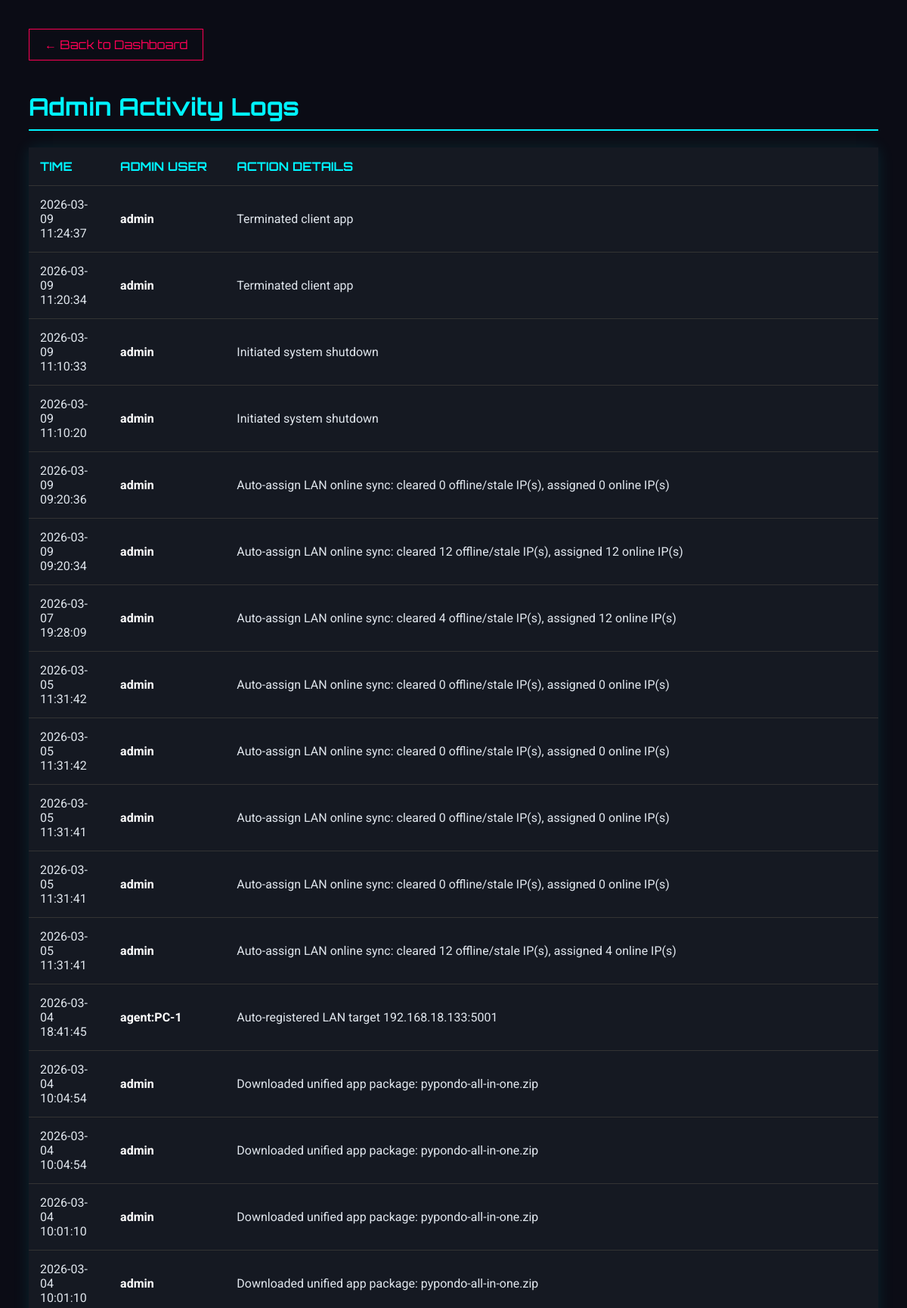
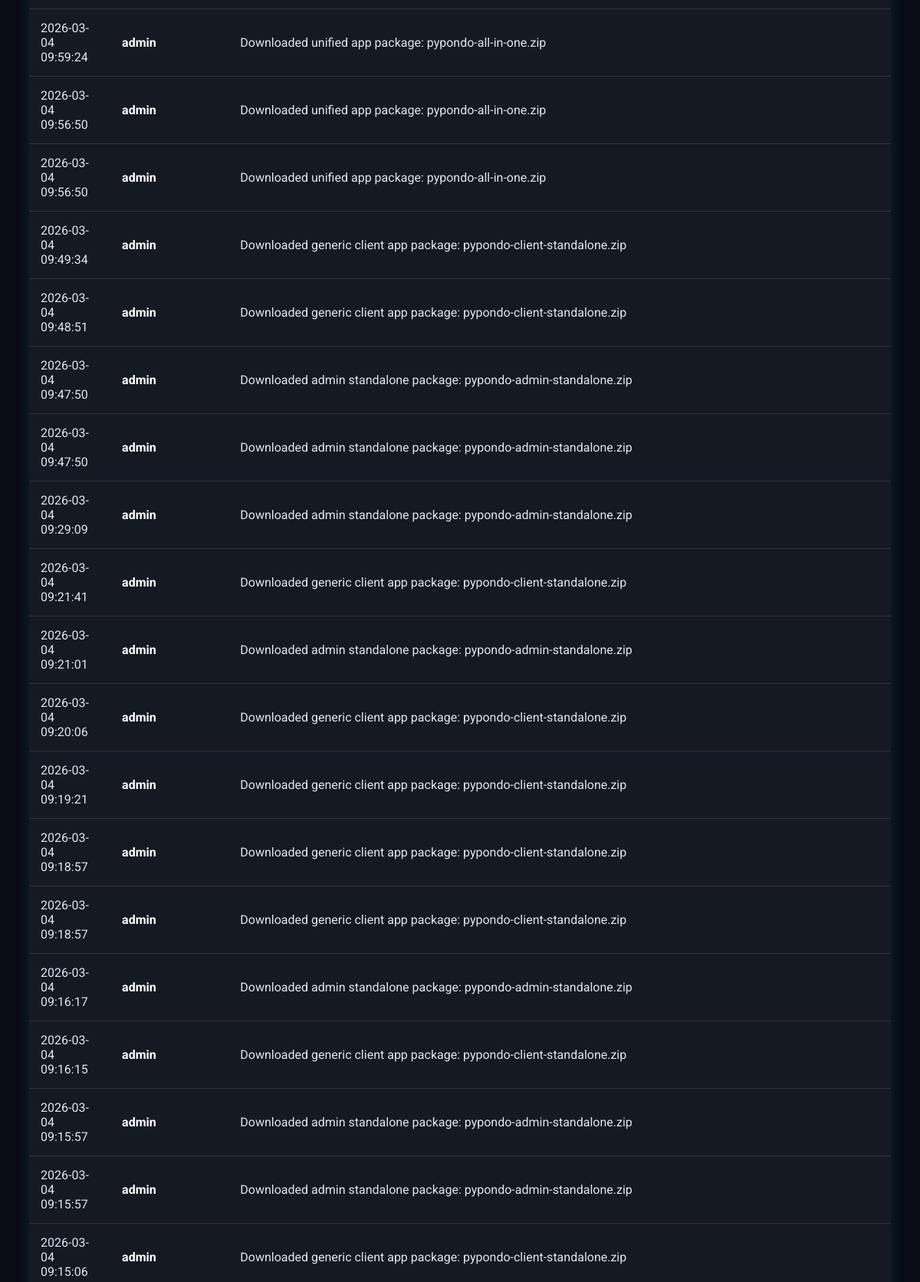
The app's page /logs (signed in, upper part) with its own data (2 pictures, top to bottom).
### app.py (models this page shows)
class AdminLog(db.Model):
    id = db.Column(db.Integer, primary_key=True)
    admin_name = db.Column(db.String(80))
    action = db.Column(db.String(255))
    timestamp = db.Column(db.DateTime, default=datetime.now)

### app.py (the view)
@app.route('/logs')
@login_required
def view_logs():
    if not current_user.is_admin: return redirect(url_for('index'))
    logs = AdminLog.query.order_by(AdminLog.timestamp.desc()).all()
    return render_template('logs.html', logs=logs)

### app.py (called while the page is built, shortened)
@login_manager.user_loader
def load_user(user_id):
    return db.session.get(User, int(user_id))

@app.before_request
def bootstrap_schema():
    if not getattr(app, "_schema_ready", False):
        db.create_all()
        ensure_pc_lan_ip_column()
        ensure_booking_date_column()
        ensure_session_last_charged_at_column()
        app._schema_ready = True

def start_periodic_billing():
    global _billing_thread_started
    if _billing_thread_started:
        return

@app.before_request
def ensure_billing_started():
    start_periodic_billing()

### templates/logs.html (shortened to what this page needs)
<!DOCTYPE html>
<html lang="en">
<head>
</head>
<body>
    <a href="/" class="back-btn">← Back to Dashboard</a>
    <h1>Admin Activity Logs</h1>
    <table>
        <thead>
            <tr>
                <th>Time</th>
                <th>Admin User</th>
                <th>Action Details</th>
            </tr>
        </thead>
        <tbody>
            {% for log in logs %}
            <tr>
                <td>{{ log.timestamp.strftime('%Y-%m-%d %H:%M:%S') }}</td>
                <td style="font-weight: bold; color: white;">{{ log.admin_name }}</td>
                <td>{{ log.action }}</td>
            </tr>
            {% else %}
            <tr>
                <td colspan="3" style="text-align:center; color:#666;">No logs found.</td>
            </tr>
            {% endfor %}
        </tbody>
    </table>
</body>
</html>

### templates/logs.html (style rules this page uses)
body { background-color: #0b0c15; color: #e0e6ed; font-family: 'Roboto', sans-serif; padding: 30px; }
h1 { font-family: 'Orbitron', sans-serif; color: #00f3ff; border-bottom: 2px solid #00f3ff; padding-bottom: 10px; }
table { width: 100%; border-collapse: collapse; background: #151922; margin-top: 20px; box-shadow: 0 0 20px rgba(0, 243, 255, 0.1); }
th, td { padding: 15px; text-align: left; border-bottom: 1px solid #333; }
th { color: #00f3ff; text-transform: uppercase; font-family: 'Orbitron', sans-serif; }
.back-btn { display: inline-block; margin-bottom: 20px; color: #ff0055; text-decoration: none; border: 1px solid #ff0055; padding: 10px 20px; font-family: 'Orbitron', sans-serif; }

### records on screen
AdminLog: timestamp "2026-03-09 11:24:37", admin_name "admin", action "Terminated client app"
AdminLog: timestamp "2026-03-09 11:20:34", admin_name "admin", action "Terminated client app"
AdminLog: timestamp "2026-03-09 11:10:33", admin_name "admin", action "Initiated system shutdown"
AdminLog: timestamp "2026-03-09 11:10:20", admin_name "admin", action "Initiated system shutdown"
AdminLog: timestamp "2026-03-09 09:20:36", admin_name "admin", action "Auto-assign LAN online sync: cleared 0 offline/stale IP(s), assigned 0 online IP(s)"
AdminLog: timestamp "2026-03-09 09:20:34", admin_name "admin", action "Auto-assign LAN online sync: cleared 12 offline/stale IP(s), assigned 12 online IP(s)"
AdminLog: timestamp "2026-03-07 19:28:09", admin_name "admin", action "Auto-assign LAN online sync: cleared 4 offline/stale IP(s), assigned 12 online IP(s)"
AdminLog: timestamp "2026-03-05 11:31:42", admin_name "admin", action "Auto-assign LAN online sync: cleared 0 offline/stale IP(s), assigned 0 online IP(s)"
AdminLog: timestamp "2026-03-05 11:31:42", admin_name "admin", action "Auto-assign LAN online sync: cleared 0 offline/stale IP(s), assigned 0 online IP(s)"
AdminLog: timestamp "2026-03-05 11:31:41", admin_name "admin", action "Auto-assign LAN online sync: cleared 0 offline/stale IP(s), assigned 0 online IP(s)"
AdminLog: timestamp "2026-03-05 11:31:41", admin_name "admin", action "Auto-assign LAN online sync: cleared 0 offline/stale IP(s), assigned 0 online IP(s)"
AdminLog: timestamp "2026-03-05 11:31:41", admin_name "admin", action "Auto-assign LAN online sync: cleared 12 offline/stale IP(s), assigned 4 online IP(s)"
AdminLog: timestamp "2026-03-04 18:41:45", admin_name "agent:PC-1", action "Auto-registered LAN target 192.168.18.133:5001"
AdminLog: timestamp "2026-03-04 10:04:54", admin_name "admin", action "Downloaded unified app package: pypondo-all-in-one.zip"
AdminLog: timestamp "2026-03-04 10:04:54", admin_name "admin", action "Downloaded unified app package: pypondo-all-in-one.zip"
AdminLog: timestamp "2026-03-04 10:01:10", admin_name "admin", action "Downloaded unified app package: pypondo-all-in-one.zip"
AdminLog: timestamp "2026-03-04 10:01:10", admin_name "admin", action "Downloaded unified app package: pypondo-all-in-one.zip"
AdminLog: timestamp "2026-03-04 09:59:24", admin_name "admin", action "Downloaded unified app package: pypondo-all-in-one.zip"
AdminLog: timestamp "2026-03-04 09:56:50", admin_name "admin", action "Downloaded unified app package: pypondo-all-in-one.zip"
AdminLog: timestamp "2026-03-04 09:56:50", admin_name "admin", action "Downloaded unified app package: pypondo-all-in-one.zip"
AdminLog: timestamp "2026-03-04 09:49:34", admin_name "admin", action "Downloaded generic client app package: pypondo-client-standalone.zip"
AdminLog: timestamp "2026-03-04 09:48:51", admin_name "admin", action "Downloaded generic client app package: pypondo-client-standalone.zip"
AdminLog: timestamp "2026-03-04 09:47:50", admin_name "admin", action "Downloaded admin standalone package: pypondo-admin-standalone.zip"
AdminLog: timestamp "2026-03-04 09:47:50", admin_name "admin", action "Downloaded admin standalone package: pypondo-admin-standalone.zip"
AdminLog: timestamp "2026-03-04 09:29:09", admin_name "admin", action "Downloaded admin standalone package: pypondo-admin-standalone.zip"
AdminLog: timestamp "2026-03-04 09:21:41", admin_name "admin", action "Downloaded generic client app package: pypondo-client-standalone.zip"
AdminLog: timestamp "2026-03-04 09:21:01", admin_name "admin", action "Downloaded admin standalone package: pypondo-admin-standalone.zip"
AdminLog: timestamp "2026-03-04 09:20:06", admin_name "admin", action "Downloaded generic client app package: pypondo-client-standalone.zip"
AdminLog: timestamp "2026-03-04 09:19:21", admin_name "admin", action "Downloaded generic client app package: pypondo-client-standalone.zip"
AdminLog: timestamp "2026-03-04 09:18:57", admin_name "admin", action "Downloaded generic client app package: pypondo-client-standalone.zip"
AdminLog: timestamp "2026-03-04 09:18:57", admin_name "admin", action "Downloaded generic client app package: pypondo-client-standalone.zip"
AdminLog: timestamp "2026-03-04 09:16:17", admin_name "admin", action "Downloaded admin standalone package: pypondo-admin-standalone.zip"
AdminLog: timestamp "2026-03-04 09:16:15", admin_name "admin", action "Downloaded generic client app package: pypondo-client-standalone.zip"
AdminLog: timestamp "2026-03-04 09:15:57", admin_name "admin", action "Downloaded admin standalone package: pypondo-admin-standalone.zip"
AdminLog: timestamp "2026-03-04 09:15:57", admin_name "admin", action "Downloaded admin standalone package: pypondo-admin-standalone.zip"
AdminLog: timestamp "2026-03-04 09:15:06", admin_name "admin", action "Downloaded generic client app package: pypondo-client-standalone.zip"
